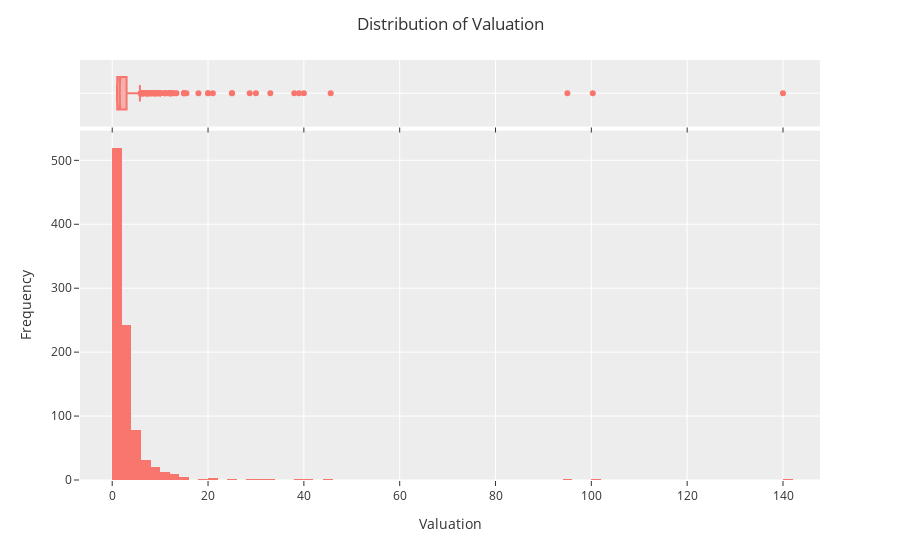

Notebook code cell kept with this figure:
### Code cell
fig1 = px.histogram(df, x="Valuation", nbins=100,marginal='box')
fig1.update_layout(xaxis_title='Valuation',yaxis_title='Frequency',title='Distribution of Valuation')
fig1.show()

### Figure 1 — Plotly figure (JSON) as saved in the notebook; plotly's stock layout.template omitted (floating-point values rounded to 4 significant figures; data arrays with more than 128 entries replaced by an {"elided": "..."} marker saying what was removed)
{"data": [{"alignmentgroup": "True", "bingroup": "x", "hovertemplate": "Valuation=%{x}<br>count=%{y}<extra></extra>", "legendgroup": "", "marker": {"color": "#F8766D", "pattern": {"shape": ""}}, "name": "", "nbinsx": 100, "offsetgroup": "", "orientation": "v", "showlegend": false, "type": "histogram", "x": {"elided": "935 float values"}, "xaxis": "x", "yaxis": "y"}, {"alignmentgroup": "True", "hovertemplate": "Valuation=%{x}<extra></extra>", "legendgroup": "", "marker": {"color": "#F8766D"}, "name": "", "notched": true, "offsetgroup": "", "showlegend": false, "type": "box", "x": {"elided": "935 float values"}, "xaxis": "x2", "yaxis": "y2"}], "layout": {"barmode": "relative", "legend": {"tracegroupgap": 0}, "margin": {"t": 60}, "title": {"text": "Distribution of Valuation"}, "xaxis": {"anchor": "y", "domain": [0, 1], "title": {"text": "Valuation"}}, "xaxis2": {"anchor": "y2", "domain": [0, 1], "matches": "x", "showticklabels": false}, "yaxis": {"anchor": "x", "domain": [0, 0.8316], "title": {"text": "Frequency"}}, "yaxis2": {"anchor": "x2", "domain": [0.8416, 1], "matches": "y2", "showline": false, "showticklabels": false, "ticks": ""}}}
